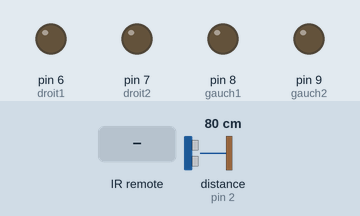
Recording of a sketch running on a simulated Arduino Uno, built with avr-gcc and run on an emulated ATmega328P. Shown: output pins drawn as LEDs (lit = HIGH). Wiring (inferred from the names in the program): ultrasonic range finder: trigger pin 3; echo pin 2. Inputs (shaded band) come from the test bench; at power-on: distance to the obstacle (sensor on pin 2) 80 cm. The echo pulse lasts 58.3 µs per cm; pins used as bus, display or sensor lines are not drawn.

Above: at 1.2 s.
1.3 s: infrared code 0xFD609F received
At 2.5 s:
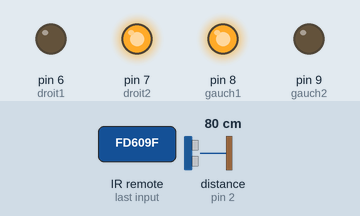
2.8 s: infrared code 0xFD5AA5 received
At 3.7 s:
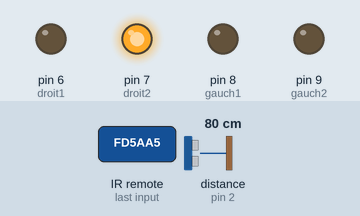
4.3 s: infrared code 0xFDD827 received
At 4.8 s:
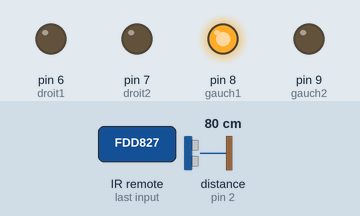
5.8 s: infrared code 0xFD58A7 received
At 6.1 s:
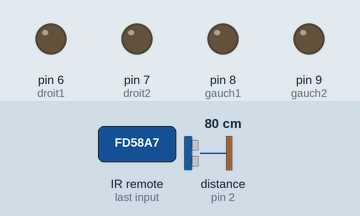
Timing chart, 0 to 8.3 s (numbered marks = the images above; inputs shaded):
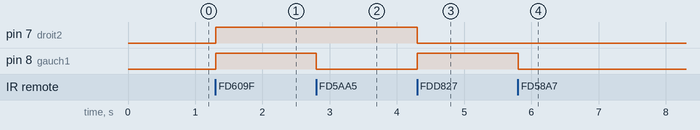

Measured:
- after the input at 1.3 s, pin 7 (droit2), pin 8 (gauch1): LOW → HIGH at once
- after the input at 2.8 s, pin 8 (gauch1): HIGH → LOW at once
- after the input at 4.3 s, pin 7 (droit2): HIGH → LOW at once; pin 8 (gauch1): LOW → HIGH at once
- after the input at 5.8 s, pin 8 (gauch1): HIGH → LOW at once

The sketch:

arduno_car_ir_remote.ino
```cpp
/***********

arduino car wid ir remote consicte avoir une voiture et de la controler avec une télécomande.
La voiture peux avoir une posibiliter de s'areter devon un obstacle avec un module ultra sont.

NB1 : tous qui est écrit devon lui de "uls",c'est pour l'ultara sons.
NB2 : je vais vous laisser le code de lire le code du la télécomande pour changer les codes d'aprer la votre

écrit par ALI CHBOUKI le 9/2/2020

************/

/*************************************/
/*                                   */
/*         les lébreuris             */
/*                                   */
/*************************************/

#include <IRremote.h>        //l'activation de la lébreuri de "IRremote"

IRrecv rec(4);
decode_results res;

/************************************/
/*                                  */
/*         les variable             */
/*                                  */
/************************************/

int trig=3,echo=2,sp=11,x;   //uls

int droit1=6,droit2=7,gauch1=8,gauch2=9;    //vous pouvais changer les pors des votre besoin

/*************************************/
/*                                   */
/*         le void sutup             */
/*                                   */
/*************************************/

void setup() {
  pinMode(gauch1, OUTPUT);      //idontifier que les pors utiliser sont des OUTPUT
  pinMode(gauch2, OUTPUT);      //idontifier que les pors utiliser sont des OUTPUT
  pinMode(droit2, OUTPUT);      //idontifier que les pors utiliser sont des OUTPUT
  pinMode(droit1, OUTPUT);      //idontifier que les pors utiliser sont des OUTPUT
  pinMode(trig,OUTPUT);         //uls
  pinMode(echo,INPUT);          //uls
  rec.enableIRIn();             //c'est pour la lébreuri
}

/************************************/
/*                                  */
/*         le void loop             */
/*                                  */
/************************************/

void loop() {
  digitalWrite(trig,LOW);    //uls
  delay(2);                  //uls
  digitalWrite(trig,HIGH);   //uls
  delayMicroseconds(2);      //uls
  digitalWrite(trig,LOW);    //uls
  x=pulseIn(echo,HIGH);      //uls
  if (rec.decode(&res)) {                                                            //prandre le code qui vins du la télécomande et le décoder
    if (res.value == 0xFD609F) {up(droit2, droit1);up(gauch1, gauch2);}              //vous pouvais changer les code des votre télécomande
    if (res.value == 0xFD5AA5) {up(droit2, droit1);stope(gauch1, gauch2);}           //vous pouvais changer les code des votre télécomande
    if (res.value == 0xFDD827) {up(gauch1, gauch2);stope(droit2, droit1);}           //vous pouvais changer les code des votre télécomande
    if (res.value == 0xFD689) {down(droit2, droit1);down(gauch1, gauch2);}           //vous pouvais changer les code des votre télécomande
    if (res.value == 0xFD58A7) {stope(droit2, droit1);stope(gauch1, gauch2);}        //vous pouvais changer les code des votre télécomande
    rec.resume();                                                                    //c'est pour la lébreuri
  }
  if (x<1000) {stope(droit2, droit1);stope(gauch1, gauch2);}       //uls
}

/*********************************************/
/*                                           */
/*           les fonction utiliser           */
/*                                           */
/*********************************************/

void up(int out1, int out2){            //cette fonction ser a bouger les rous d'une coter vair l'avant
  digitalWrite(out1, HIGH);
  digitalWrite(out2, LOW);
}

void down(int out1, int out2) {         //cette fonction ser a bouger les rous d'une coter vair l'arier
  digitalWrite(out1, LOW);
  digitalWrite(out2, HIGH);
}

void stope(int out1, int out2) {        //cette fonction ser a fair areter les rous d'une coter de bouger
  digitalWrite(out1, LOW);
  digitalWrite(out2, LOW);
}

/****************************************************************/
/*                                                              */
/*           le code de lire le signal du télécomande           */
/*                                                              */
/****************************************************************/

/*
#include <IRremote.h>
IRrecv recv(3);
decode_results res;

void setup() {
  Serial.begin(9600);
  recv.enableIRIn();
}

void loop() {
  if (recv.decode(&res)) {
    Serial.println(res.value, HEX);
    recv.resume();}
  delay(100);
}
*/
```
